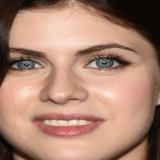
#> input picture archive (1)/Faces/Faces/Alexandra Daddario_85.jpg, 160 x 160 px, given in place of the camera
$ python face_recognition_system.py
#> lines starting #> are read from the running program, lines starting #| are printed output that depends on the picture; after the words box and inside, x2 and y2 are one past the last pixel; in counts of white or black regions, pixels touching at a corner belong together
import cv2
import numpy as np
import os
import pandas as pd
from datetime import datetime
import tensorflow as tf
from tensorflow.keras import layers, models
from tensorflow.keras.applications import MobileNetV2
from tensorflow.keras.preprocessing.image import img_to_array, load_img
from sklearn.model_selection import train_test_split
import pickle
import time

class FaceRecognitionSystem:
    def __init__(self):
        self.dataset_path = "archive (1)"
        self.faces_dir = os.path.join(self.dataset_path, "Faces", "Faces")
        self.csv_path = os.path.join(self.dataset_path, "Dataset.csv")
        self.model_path = "face_recognition_model.h5"
        self.attendance_file = "attendance.csv"
        self.face_cascade = cv2.CascadeClassifier(cv2.data.haarcascades + 'haarcascade_frontalface_default.xml')
        self.face_recognition_model = None
        self.attendance_data = []
        self.class_names = []
        self.image_size = (128, 128)
        self.enrolled_students_file = "enrolled_students.pkl"
        self.enrolled_students = self.load_enrolled_students()

    def load_enrolled_students(self):
        """Load enrolled students data from file"""
        if os.path.exists(self.enrolled_students_file):
            with open(self.enrolled_students_file, 'rb') as f:
#> (reads enrolled_students.pkl from the repository)
#> the answer given: 1
                return pickle.load(f)
        return {}  # Return empty dict if no enrolled students

    # [4 lines left out: function save_enrolled_students, not called in this run]

    def enroll_student(self):
        """Register a new student by capturing their face"""
        print("\n=== Student Enrollment ===")
        student_name = input("Enter student name: ")
#> the answer given: archive (1)/Faces/Faces/Alexandra Daddario_85.jpg

        if student_name in self.enrolled_students:
            print(f"Student {student_name} is already enrolled!")
            return

        # Try different camera indices
        camera_indices = [0, 1, 2]
        video_capture = None

        for index in camera_indices:
            try:
                print(f"Trying to open camera at index {index}...")
                video_capture = cv2.VideoCapture(index)

                # Wait a bit for the camera to initialize
                time.sleep(2)

                if video_capture.isOpened():
                    # Set camera properties
                    video_capture.set(cv2.CAP_PROP_FRAME_WIDTH, 640)
                    video_capture.set(cv2.CAP_PROP_FRAME_HEIGHT, 480)
                    video_capture.set(cv2.CAP_PROP_FPS, 30)

                    # Try to read a frame to confirm camera is working
                    ret, frame = video_capture.read()
#> frame is the input picture: shape (160, 160, 3); mean B, G, R 113.9, 131.9, 171.1
                    if ret and frame is not None and frame.size > 0:
                        print(f"Successfully opened camera at index {index}")
                        break
                    else:
                        print(f"Camera at index {index} opened but failed to read frame")
                        video_capture.release()
                else:
                    print(f"Failed to open camera at index {index}")
            except Exception as e:
                print(f"Error with camera at index {index}: {e}")
                if video_capture is not None:
                    video_capture.release()
                continue

        if video_capture is None or not video_capture.isOpened():
            print("Error: Could not open any camera. Please check your camera connection.")
            return

        print("\nPosition your face in the camera and press SPACE to capture")
        print("Press 'q' to quit")

        face_samples = []
        sample_count = 0
        required_samples = 5  # Number of face samples to capture

        while sample_count < required_samples:
            ret, frame = video_capture.read()
            if not ret or frame is None or frame.size == 0:
                print("Failed to grab frame, retrying...")
                continue

            # Convert to grayscale for face detection
            gray = cv2.cvtColor(frame, cv2.COLOR_BGR2GRAY)
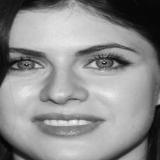
#> gray: shape (160, 160); min 2, max 247, mean 141.6

            # Detect faces
            faces = self.face_cascade.detectMultiScale(
                gray, scaleFactor=1.1, minNeighbors=5, minSize=(30, 30)
            )
#> faces = [[4, 13, 127, 127]]

            # Draw face detection box and instructions
            for (x, y, w, h) in faces:
                # Draw box around face
                cv2.rectangle(frame, (x, y), (x+w, y+h), (0, 255, 0), 2)

                # Draw sample count
                cv2.putText(frame, f"Sample {sample_count + 1}/{required_samples}",
                          (x, y-10), cv2.FONT_HERSHEY_SIMPLEX, 0.9, (0, 255, 0), 2)
#> this loop made 1 pass
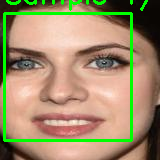
#> frame: shape (160, 160, 3); 7.07% of pixels changed, all inside (x1, y1, x2, y2) = (3, 0, 148, 142)

            # Add instructions to the frame
            cv2.putText(frame, "Press SPACE to capture", (10, 30),
                      cv2.FONT_HERSHEY_SIMPLEX, 0.7, (0, 255, 0), 2)
            cv2.putText(frame, "Press 'q' to quit", (10, 60),
                      cv2.FONT_HERSHEY_SIMPLEX, 0.7, (0, 255, 0), 2)
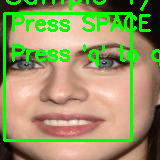
#> frame: shape (160, 160, 3); mean B, G, R 99.1, 150.7, 148.8

            # Display the frame
            cv2.imshow('Student Enrollment', frame)

            key = cv2.waitKey(1) & 0xFF
#> (key q is pressed here)
            if key == ord('q'):
                break
            elif key == ord(' ') and len(faces) > 0:  # Space bar pressed and face detected
                # Get the largest face (assuming it's the closest/most prominent)
                largest_face = max(faces, key=lambda x: x[2] * x[3])
                x, y, w, h = largest_face
                face_roi = frame[y:y+h, x:x+w]

                # Preprocess face
                processed_face = self.preprocess_face(face_roi)
                face_samples.append(processed_face[0])  # Remove batch dimension
                sample_count += 1
                print(f"Captured sample {sample_count}/{required_samples}")

        video_capture.release()
        cv2.destroyAllWindows()

        if sample_count == required_samples:
            # Store the face samples
            self.enrolled_students[student_name] = np.array(face_samples)
            self.save_enrolled_students()
            print(f"\nSuccessfully enrolled {student_name}!")
        else:
            print("\nEnrollment cancelled or incomplete.")

    # [190 lines left out: functions train_model, load_attendance_data, mark_attendance, not called in this run]

    def preprocess_face(self, face_img):
        """Preprocess face image for recognition"""
        # Resize to match training data
        face_img = cv2.resize(face_img, self.image_size)
        # Convert to RGB (OpenCV uses BGR)
        face_img = cv2.cvtColor(face_img, cv2.COLOR_BGR2RGB)
        # Normalize
        face_img = face_img / 255.0
        # Add batch dimension
        face_img = np.expand_dims(face_img, axis=0)
        return face_img

    # [167 lines left out: function run_recognition, not called in this run]

    def run(self):
        """Run the complete system"""
        while True:
            print("\n=== Face Recognition Attendance System ===")
            print("1. Enroll New Student")
            print("2. Train Model")
            print("3. Start Recognition")
            print("4. View Enrolled Students")
            print("5. Exit")

#> (the run stopped early here; a loop or call above may not have finished)
